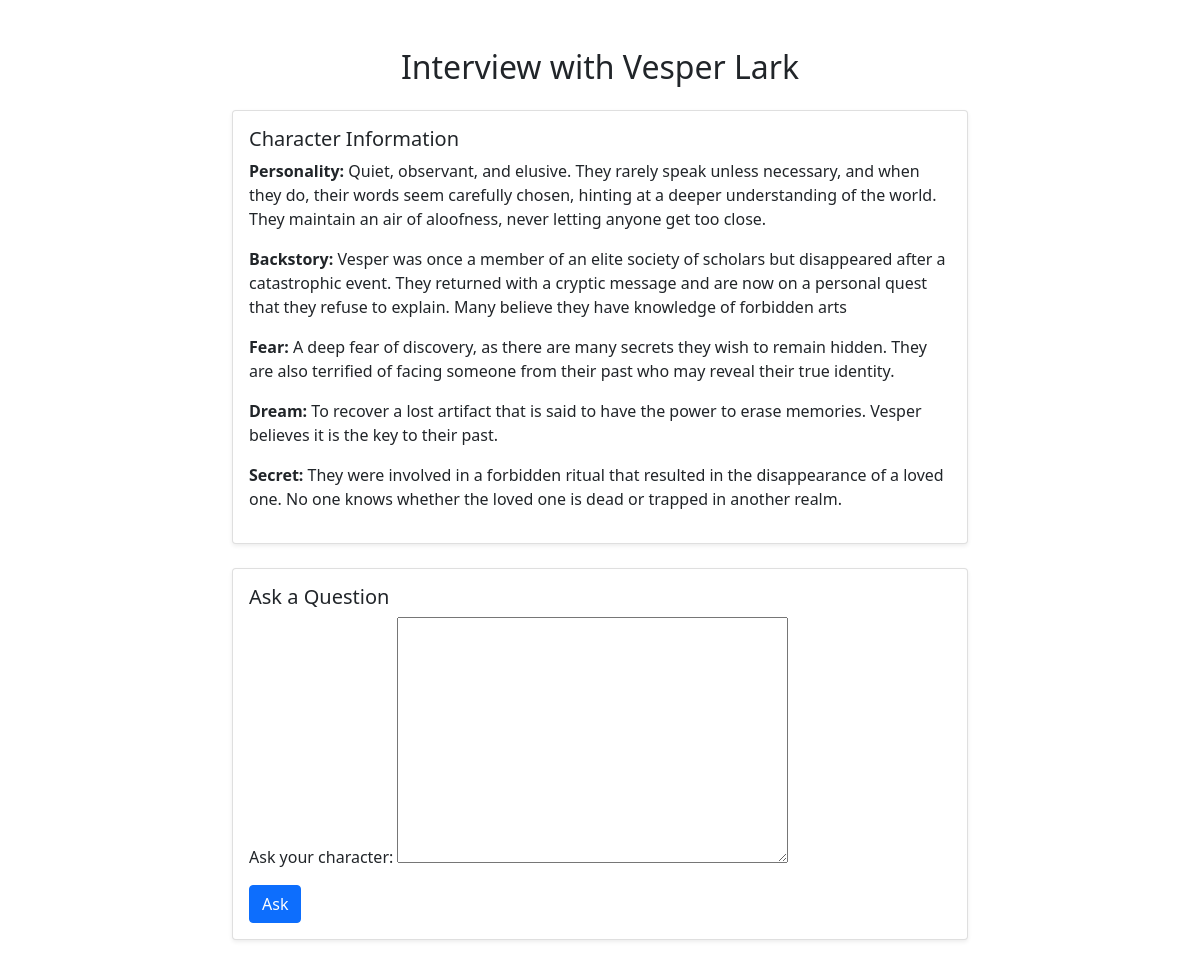
/interview/1/, run on the app's committed database.
### interview/models.py (models this page shows, shortened)
class CharacterProfile(models.Model):
    name=models.CharField(max_length=100)
    age=models.CharField(max_length=10,blank=True)
    personality=models.TextField()
    backstory=models.TextField(blank=True)
    fear = models.TextField(blank=True)
    dream = models.TextField(blank=True)
    secret = models.TextField(blank=True)

### interview/views.py (the view)
# urls.py: path('',include('interview.urls'))
def interview(request, character_id):
    character = get_object_or_404(CharacterProfile, id=character_id)
    if request.method == 'POST':
        form = InterviewForm(request.POST)
        if form.is_valid():
            user_question = form.cleaned_data['question']
            character_name = character.name
            character_description = f"Personality: {character.personality}\nBackstory: {character.backstory}\nFear: {character.fear}\nDream: {character.dream}\nSecret: {character.secret}"
            character_response = generate_response(character_name, character_description, user_question)
            return render(request, 'interview.html', {
                'form': form,
                'character': character,
                'response': character_response,
                'user_question': user_question
            })
    else:
        form = InterviewForm()
    return render(request, 'interview.html', {
        'form': form,
        'character': character
    })

### interview/forms.py
class InterviewForm(forms.Form):
    question = forms.CharField(widget=forms.Textarea, label='Ask your character:')

### interview/templates/interview.html (shortened to what this page needs)
<!DOCTYPE html>
<html lang="en">
<head>
    <link href="https://cdn.jsdelivr.net/npm/bootstrap@5.1.3/dist/css/bootstrap.min.css" rel="stylesheet">
</head>
<body>
    <div class="container my-5">
        <div class="text-center mb-4">
            <h2>Interview with {{ character.name }}</h2>
        </div>
        <div class="row justify-content-center">
            <div class="col-lg-8">
                <div class="card mb-4 shadow-sm">
                    <div class="card-body">
                        <h5 class="card-title">Character Information</h5>
                        <p><strong>Personality:</strong> {{ character.personality }}</p>
                        <p><strong>Backstory:</strong> {{ character.backstory }}</p>
                        <p><strong>Fear:</strong> {{ character.fear }}</p>
                        <p><strong>Dream:</strong> {{ character.dream }}</p>
                        <p><strong>Secret:</strong> {{ character.secret }}</p>
                    </div>
                </div>
                <div class="card mb-4 shadow-sm">
                    <div class="card-body">
                        <h5 class="card-title">Ask a Question</h5>
                        <form method="POST">
                            <div class="mb-3">
                                {{ form.as_p }}
                            </div>
                            <button type="submit" class="btn btn-primary">Ask</button>
                        </form>
                    </div>
                </div>
            </div>
        </div>
    </div>
</body>
</html>

### data on the page
CharacterProfile: name "Vesper Lark", personality "Quiet, observant, and elusive. They rarely speak unless necessary, and when they do, their words seem carefully chosen, hinting at a deeper understanding of the world. They maintain an air of aloofness, never letting anyone get too close.", backstory "Vesper was once a member of an elite society of scholars but disappeared after a catastrophic event. They returned with a cryptic message and are now on a personal quest that they refuse to explain. Many believe they have knowledge of forbidden arts", fear "A deep fear of discovery, as there are many secrets they wish to remain hidden. They are also terrified of facing someone from their past who may reveal their true identity.", dream "To recover a lost artifact that is said to have the power to erase memories. Vesper believes it is the key to their past.", secret "They were involved in a forbidden ritual that resulted in the disappearance of a loved one. No one knows whether the loved one is dead or trapped in another realm."
